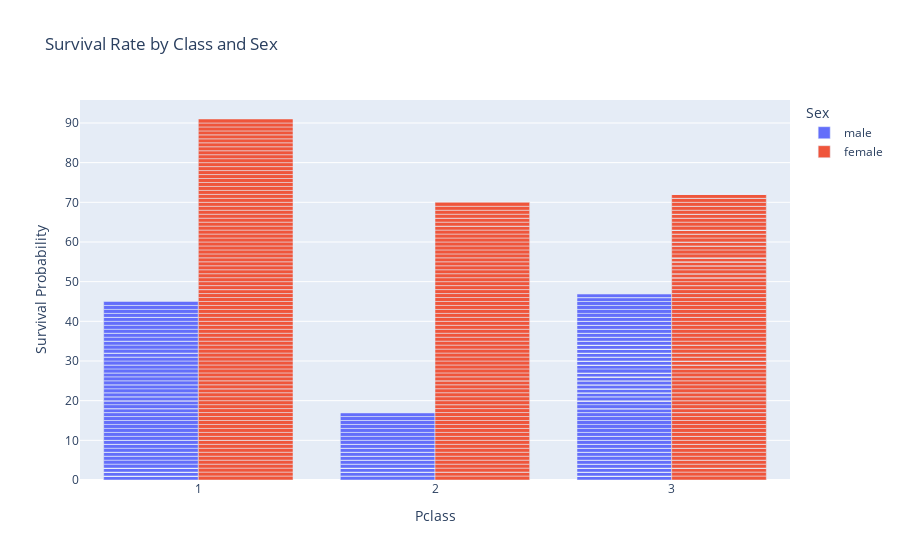

Notebook code for this chart:
### Markdown cell above
3️⃣ Plotly Interactive Dashboard (High-Impact, Resume-Worthy)
🔍 Why experts use Plotly

Interactive

Recruiters LOVE this

Makes insights explorable

📊 3.1 Survival by Class (Interactive)

### Code cell
import plotly.express as px

fig = px.bar(
    df,
    x="Pclass",
    y="Survived",
    color="Sex",
    barmode="group",
    title="Survival Rate by Class and Sex",
    labels={"Survived": "Survival Probability"}
)

fig.show()

### Figure 1 — Plotly figure (JSON) as saved in the notebook; plotly's stock layout.template omitted (floating-point values rounded to 4 significant figures; data arrays with more than 128 entries replaced by an {"elided": "..."} marker saying what was removed)
{"data": [{"alignmentgroup": "True", "hovertemplate": "Sex=male<br>Pclass=%{x}<br>Survival Probability=%{y}<extra></extra>", "legendgroup": "male", "marker": {"color": "#636efa", "pattern": {"shape": ""}}, "name": "male", "offsetgroup": "male", "orientation": "v", "showlegend": true, "textposition": "auto", "type": "bar", "x": {"elided": "577 int values"}, "xaxis": "x", "y": {"elided": "577 int values"}, "yaxis": "y"}, {"alignmentgroup": "True", "hovertemplate": "Sex=female<br>Pclass=%{x}<br>Survival Probability=%{y}<extra></extra>", "legendgroup": "female", "marker": {"color": "#EF553B", "pattern": {"shape": ""}}, "name": "female", "offsetgroup": "female", "orientation": "v", "showlegend": true, "textposition": "auto", "type": "bar", "x": {"elided": "314 int values"}, "xaxis": "x", "y": {"elided": "314 int values"}, "yaxis": "y"}], "layout": {"barmode": "group", "legend": {"title": {"text": "Sex"}, "tracegroupgap": 0}, "title": {"text": "Survival Rate by Class and Sex"}, "xaxis": {"anchor": "y", "domain": [0, 1], "title": {"text": "Pclass"}}, "yaxis": {"anchor": "x", "domain": [0, 1], "title": {"text": "Survival Probability"}}}}
